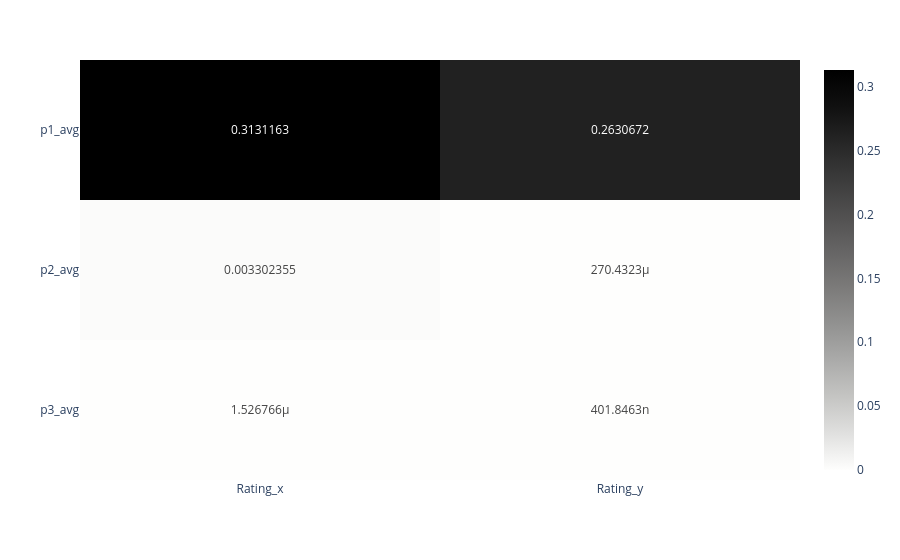

The code cell stored with this chart in its notebook:
### Code cell
fig_p

### Figure 1 — Plotly figure (JSON) as saved in the notebook; plotly's stock layout.template omitted (floating-point values rounded to 4 significant figures)
{"data": [{"coloraxis": "coloraxis", "hovertemplate": "x: %{x}<br>y: %{y}<br>color: %{z}<extra></extra>", "name": "0", "texttemplate": "%{z}", "type": "heatmap", "x": ["Rating_x", "Rating_y"], "xaxis": "x", "y": ["p1_avg", "p2_avg", "p3_avg"], "yaxis": "y", "z": [[0.3131, 0.2631], [0.003302, 0.0002704], [1.527e-06, 4.018e-07]]}], "layout": {"coloraxis": {"colorscale": [[0, "rgb(254, 254, 253)"], [0.09091, "rgb(224, 224, 223)"], [0.1818, "rgb(197, 197, 195)"], [0.2727, "rgb(171, 171, 170)"], [0.3636, "rgb(146, 146, 145)"], [0.4545, "rgb(124, 123, 122)"], [0.5455, "rgb(102, 101, 101)"], [0.6364, "rgb(81, 80, 80)"], [0.7273, "rgb(59, 59, 59)"], [0.8182, "rgb(38, 38, 38)"], [0.9091, "rgb(16, 16, 16)"], [1, "rgb(0, 0, 0)"]]}, "margin": {"t": 60}, "xaxis": {"anchor": "y", "domain": [0, 1]}, "yaxis": {"anchor": "x", "autorange": "reversed", "domain": [0, 1]}}}
